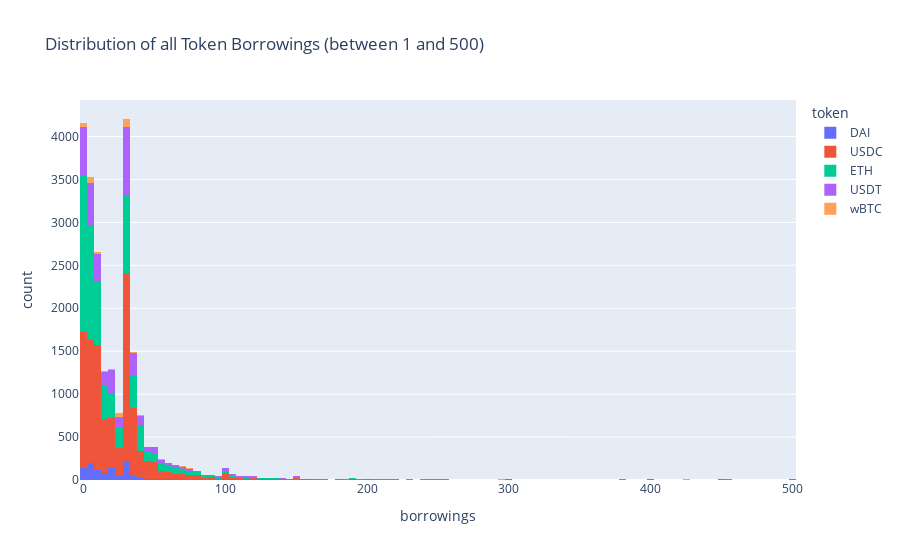

The cell this chart's notebook holds for it:
### Code cell
tmp = [
    {'token': token, 'borrowings': user_state.token_states[token].borrowings * prices.prices[token] / 10**constants.get_decimals(token)}
    for user_state in state.user_states.values()
    for token in constants.symbol_decimals_map.keys()
]

token_data = pandas.DataFrame(tmp)
token_data['borrowings'] = token_data['borrowings'].astype(float)
token_data = token_data[token_data['borrowings'] < 500]
token_data= token_data[token_data['borrowings'] > 1]
fig = px.histogram(token_data, x='borrowings', color='token', title='Distribution of all Token Borrowings (between 1 and 500)', nbins = 100)
fig.show()

### Figure 1 — Plotly figure (JSON) as saved in the notebook; plotly's stock layout.template omitted (floating-point values rounded to 4 significant figures; data arrays with more than 128 entries replaced by an {"elided": "..."} marker saying what was removed)
{"data": [{"alignmentgroup": "True", "bingroup": "x", "hovertemplate": "token=DAI<br>borrowings=%{x}<br>count=%{y}<extra></extra>", "legendgroup": "DAI", "marker": {"color": "#636efa", "pattern": {"shape": ""}}, "name": "DAI", "nbinsx": 100, "offsetgroup": "DAI", "orientation": "v", "showlegend": true, "type": "histogram", "x": {"elided": "1181 float values"}, "xaxis": "x", "yaxis": "y"}, {"alignmentgroup": "True", "bingroup": "x", "hovertemplate": "token=USDC<br>borrowings=%{x}<br>count=%{y}<extra></extra>", "legendgroup": "USDC", "marker": {"color": "#EF553B", "pattern": {"shape": ""}}, "name": "USDC", "nbinsx": 100, "offsetgroup": "USDC", "orientation": "v", "showlegend": true, "type": "histogram", "x": {"elided": "10517 float values"}, "xaxis": "x", "yaxis": "y"}, {"alignmentgroup": "True", "bingroup": "x", "hovertemplate": "token=ETH<br>borrowings=%{x}<br>count=%{y}<extra></extra>", "legendgroup": "ETH", "marker": {"color": "#00cc96", "pattern": {"shape": ""}}, "name": "ETH", "nbinsx": 100, "offsetgroup": "ETH", "orientation": "v", "showlegend": true, "type": "histogram", "x": {"elided": "7345 float values"}, "xaxis": "x", "yaxis": "y"}, {"alignmentgroup": "True", "bingroup": "x", "hovertemplate": "token=USDT<br>borrowings=%{x}<br>count=%{y}<extra></extra>", "legendgroup": "USDT", "marker": {"color": "#ab63fa", "pattern": {"shape": ""}}, "name": "USDT", "nbinsx": 100, "offsetgroup": "USDT", "orientation": "v", "showlegend": true, "type": "histogram", "x": {"elided": "3503 float values"}, "xaxis": "x", "yaxis": "y"}, {"alignmentgroup": "True", "bingroup": "x", "hovertemplate": "token=wBTC<br>borrowings=%{x}<br>count=%{y}<extra></extra>", "legendgroup": "wBTC", "marker": {"color": "#FFA15A", "pattern": {"shape": ""}}, "name": "wBTC", "nbinsx": 100, "offsetgroup": "wBTC", "orientation": "v", "showlegend": true, "type": "histogram", "x": {"elided": "405 float values"}, "xaxis": "x", "yaxis": "y"}], "layout": {"barmode": "relative", "legend": {"title": {"text": "token"}, "tracegroupgap": 0}, "title": {"text": "Distribution of all Token Borrowings (between 1 and 500)"}, "xaxis": {"anchor": "y", "domain": [0, 1], "title": {"text": "borrowings"}}, "yaxis": {"anchor": "x", "domain": [0, 1], "title": {"text": "count"}}}}
